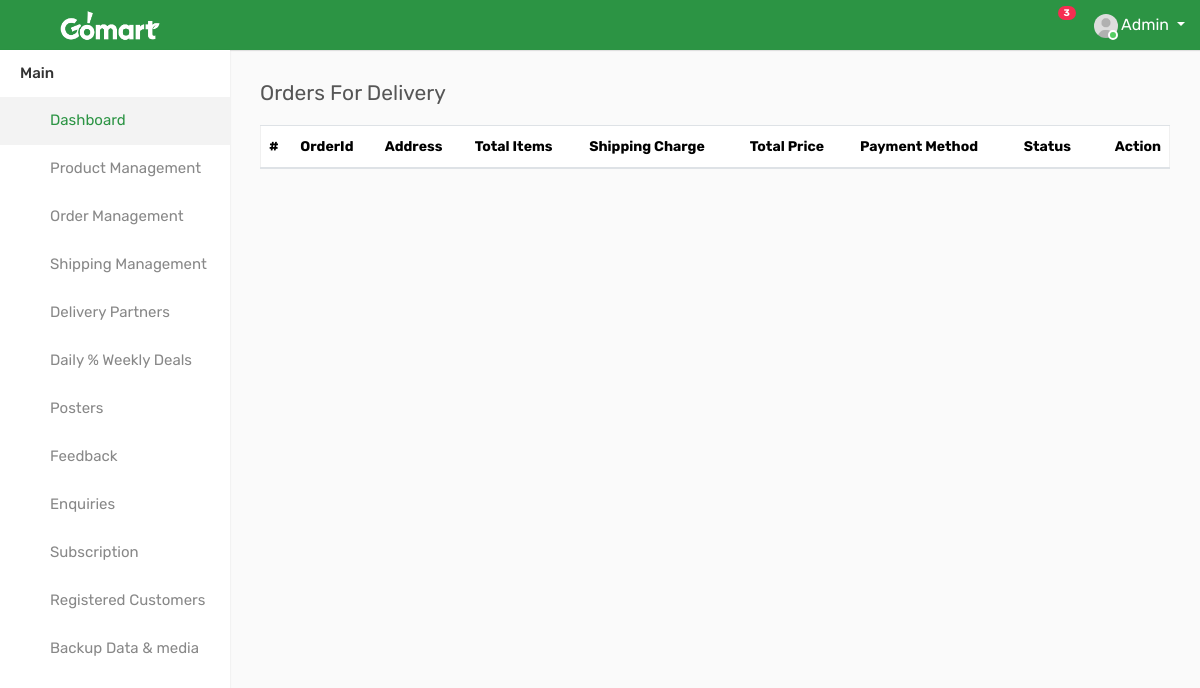
The app's page /our_for_delivery_orders/ (signed in), older data.
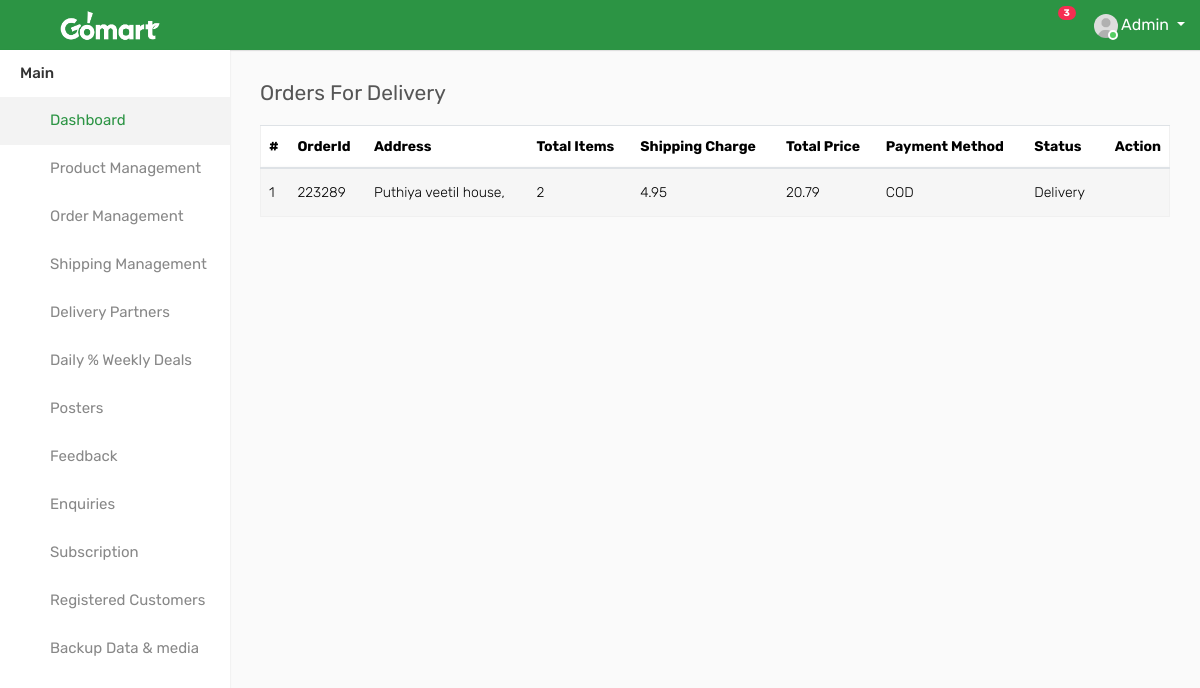
The same page, newer data.
### GoApp/models.py (models this page shows)
class tbl_Checkout(models.Model):
    user = models.ForeignKey(tbl_SignUp, on_delete=models.CASCADE, null=True)
    orderid = models.IntegerField(null=True)
    invoice_number = models.IntegerField(null=True)
    total_items = models.CharField(max_length=100, null=True)
    item_price = models.FloatField(null=True)
    ship_charge = models.FloatField(null=True)
    total_after_ship = models.FloatField(null=True)
    discount = models.CharField(max_length=100, null=True)
    created_at = models.DateField(auto_now_add=True,null=True)
    created_time=models.TimeField(auto_now_add=True,null=True)
    ship_address = models.ForeignKey(tbl_Shipment_Address, on_delete=models.CASCADE, null=True)
    status = models.CharField(max_length=100, null=True)
    payment_method = models.CharField(max_length=100, null=True)

class tbl_Shipment_Address(models.Model):
    user = models.ForeignKey(tbl_SignUp, on_delete=models.CASCADE, null=True)
    first_name = models.CharField(max_length=100)
    last_name = models.CharField(max_length=100)
    street_address = models.CharField(max_length=255)
    mobile = models.CharField(max_length=20)
    email = models.EmailField()
    state = models.CharField(max_length=100)
    Eircode = models.CharField(max_length=20)

### GoApp/views.py (the view)
# urls.py: path("our_for_delivery_orders/", views.our_for_delivery_orders, name="our_for_delivery_orders"),
@never_cache
@login_required(login_url='/Gomart_Admin/')
def our_for_delivery_orders(request):
    out = tbl_Checkout.objects.filter(status="Delivery")
    return render(request, "our_for_delivery_orders.html", {"out": out})

### templates/our_for_delivery_orders.html (shortened to what this page needs)
{% include 'left_nav.html' %}
        <div class="page-wrapper">
            <div class="content">
                <div class="row">
                    <div class="col-sm-5 col-5">
                        <h4 class="page-title">Orders For Delivery</h4>
                    </div>
                </div>
                <div class="row">
                    <div class="col-md-12">
                        <div class="table-responsive">
                            <table class="table table-striped custom-table mb-0 datatable">
                                <thead>
                                    <tr>
                                        <th>#</th>
                                        <th>OrderId</th>
                                        <th>Address</th>
                                        <th>Total Items</th>
                                        <th>Shipping Charge</th>
                                        <th>Total Price</th>
                                        <th>Payment Method</th>
                                        <th>Status</th>
                                        <th class="text-right">Action</th>
                                    </tr>
                                </thead>
                                <tbody>
                                {% for i in out %}
                                <tr>
                                        <td>{{forloop.counter}}</td>
                                        <td>{{i.orderid}}</td>
										<td>{{i.ship_address.street_address}}</td>
                                        <td>{{i.total_items}}</td>
                                        <td>{{i.ship_charge}}</td>
                                        <td>{{i.total_after_ship}}</td>
                                        <td>{{i.payment_method}}</td>
                                        <td>
                                           {{i.status}}
                                        </td>
                                        <td class="text-right">
                                            <div class="dropdown dropdown-action">
                                                <a href="#" class="action-icon dropdown-toggle" data-toggle="dropdown" aria-expanded="false"><i class="fa fa-ellipsis-v"></i></a>
                                            </div>
                                        </td>
                                    </tr>
                                {% endfor %}
                                </tbody>
                            </table>
                        </div>
                    </div>
                </div>
            </div>
        </div>

Row changes from the older to the newer data that the page shows:
added tbl_Checkout: orderid "223289", ship_address.street_address "Puthiya veetil house,", total_items "2", ship_charge "4.95", total_after_ship "20.79", payment_method "COD", status "Delivery"
